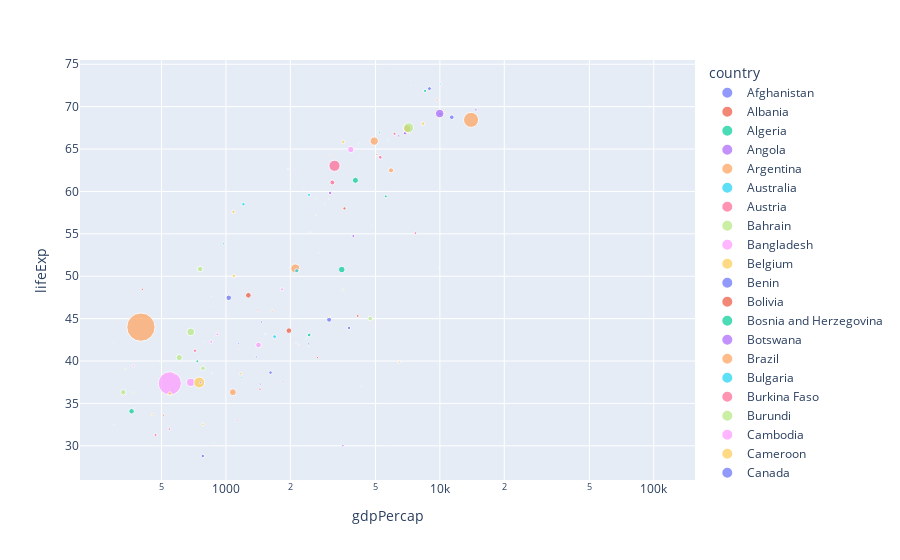

The notebook cell saved with this chart:
### Markdown cell above
[Back to top](#Index:) 

### Problem 5

#### Limit to the year 2007

Limit the data to the year 2007 and create a scatterplot of GDP vs. Life Expectancy, color by country, size the points by population and use a logarithmic transform on the x-axis.

### Code cell
#your plot here
data = gapminder[gapminder["year"]==1952]

px.scatter(data, x='gdpPercap', y='lifeExp', color='country', size='pop', log_x=True)
